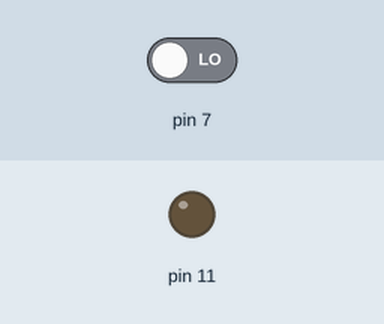
Recording of a sketch running on a simulated Arduino Uno, built with avr-gcc and run on an emulated ATmega328P. On the bench: output pins drawn as LEDs (lit = HIGH). The test bench sets the inputs (shaded band); at power-on: pin 7 LOW.

Above: at 1.2 s.
1.3 s: pin 7 driven HIGH
At 1.9 s:
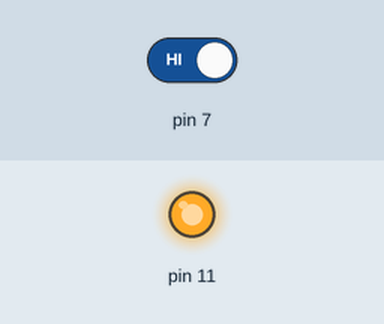
2.8 s: pin 7 driven LOW
At 4.2 s:
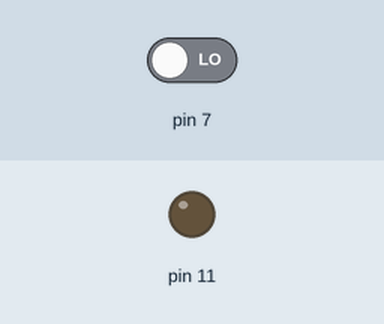
Timing chart, 0 to 5.8 s (numbered marks = the images above; inputs shaded):
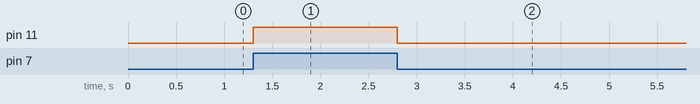

The sketch:

Motor_on_and_off_using_slideswitch.ino
```cpp
int a=0;


void setup()
{
  pinMode(7, INPUT);
  pinMode(11, OUTPUT);
}

void loop()
{
  a=digitalRead(7);
  if(a==HIGH)
  {
    digitalWrite(11, HIGH);
  }
  else
  {
    digitalWrite(11,LOW);
  }
}
```

Measured:
- after the input at 1.3 s, pin 11: LOW → HIGH at once
- after the input at 2.8 s, pin 11: HIGH → LOW at once
